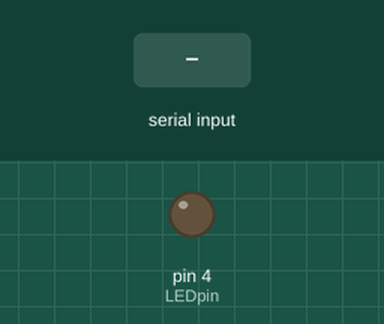
The sketch below on a simulated Arduino Uno, built with avr-gcc and run on an emulated ATmega328P. On the bench: output pins drawn as LEDs (lit = HIGH). The inputs (shaded band) are chosen by the test bench. What the sketch prints to the serial monitor is not drawn.

Above: at 1.2 s.
1.3 s: "1" received over Serial
At 2.2 s:
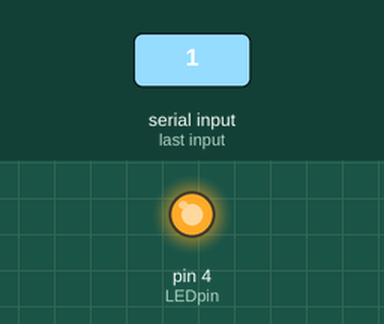
2.8 s: "0" received over Serial
At 3.4 s:
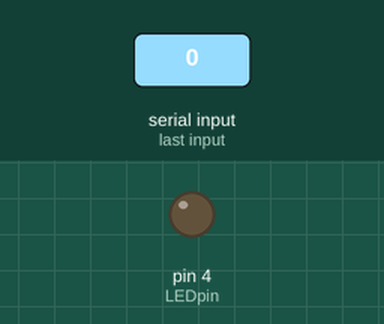
Timing chart, 0 to 5.8 s (numbered marks = the images above; inputs shaded):
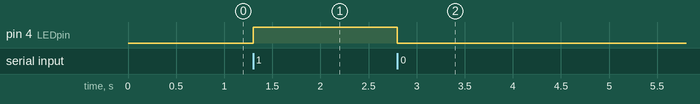

The sketch:

HomeAutomationCode.ino
```cpp
#define LEDpin 4
char input;

void setup()
{

Serial.begin(9600);
Serial.println("HOME AUTOMATION SYSTEM");
pinMode(LEDpin,OUTPUT);
digitalWrite(LEDpin,LOW);

}

void loop()
{
   if(Serial.available() > 0)
   {
      input = Serial.read();
      if(input == '1')
       {
          digitalWrite(LEDpin, HIGH);
       }

      else if(input == '0')
       {
         digitalWrite(LEDpin, LOW);
       }
   }
   }
```

Measured:
- after the input at 1.3 s, pin 4 (LEDpin): LOW → HIGH at once
- after the input at 2.8 s, pin 4 (LEDpin): HIGH → LOW at once
